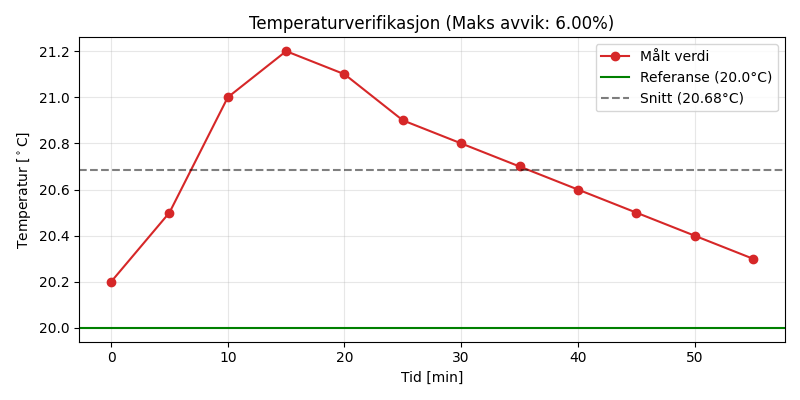

This chart was generated by the following Python code:
import matplotlib.pyplot as plt
import numpy as np

# --- Konfigurasjon og Data ---
tid = np.arange(0, 60, 5)

# Faktiske målinger fra systemet
temp_maalt = np.array([20.2, 20.5, 21.0, 21.2, 21.1, 20.9, 20.8, 20.7, 20.6, 20.5, 20.4, 20.3])
tds_maalt = np.array([442, 445, 448, 450, 452, 451, 449, 448, 447, 446, 445, 444])

# Referanseverdier (f.eks. fra kalibrert termometer og kjent væske)
temp_ref = 20.0  # Celsius
tds_ref = 450.0  # ppm

# --- Beregninger ---
def beregn_statistikk(maalt, ref, navn):
    avvik_prosent = np.abs((maalt - ref) / ref) * 100
    maks_avvik = np.max(avvik_prosent)
    snitt = np.mean(maalt)
    print(f"--- {navn} ---")
    print(f"Gjennomsnitt: {snitt:.2f}")
    print(f"Største prosentvise avvik: {maks_avvik:.2f}%")
    return snitt, maks_avvik

snitt_temp, maks_feil_temp = beregn_statistikk(temp_maalt, temp_ref, "Temperatur")
snitt_tds, maks_feil_tds = beregn_statistikk(tds_maalt, tds_ref, "TDS")

# --- Plot 1: Temperatur ---
plt.figure(figsize=(8, 4))
plt.plot(tid, temp_maalt, color='tab:red', marker='o', label='Målt verdi')
plt.axhline(temp_ref, color='green', linestyle='-', label=f'Referanse ({temp_ref}°C)')
plt.axhline(snitt_temp, color='black', linestyle='--', alpha=0.5, label=f'Snitt ({snitt_temp:.2f}°C)')
plt.ylabel('Temperatur [$^\circ$C]')
plt.xlabel('Tid [min]')
plt.title(f'Temperaturverifikasjon (Maks avvik: {maks_feil_temp:.2f}%)')
plt.grid(True, alpha=0.3)
plt.legend()
plt.tight_layout()
plt.savefig('temp_plot.png')
plt.close()

# --- Plot 2: TDS ---
plt.figure(figsize=(8, 4))
plt.plot(tid, tds_maalt, color='tab:blue', marker='s', label='Målt verdi')
plt.axhline(tds_ref, color='green', linestyle='-', label=f'Referanse ({tds_ref} ppm)')
plt.axhline(snitt_tds, color='black', linestyle='--', alpha=0.5, label=f'Snitt ({snitt_tds:.2f} ppm)')
plt.ylabel('TDS [ppm]')
plt.xlabel('Tid [min]')
plt.title(f'TDS-verifikasjon (Maks avvik: {maks_feil_tds:.2f}%)')
plt.grid(True, alpha=0.3)
plt.legend()
plt.tight_layout()
plt.savefig('tds_plot.png')
plt.close()
